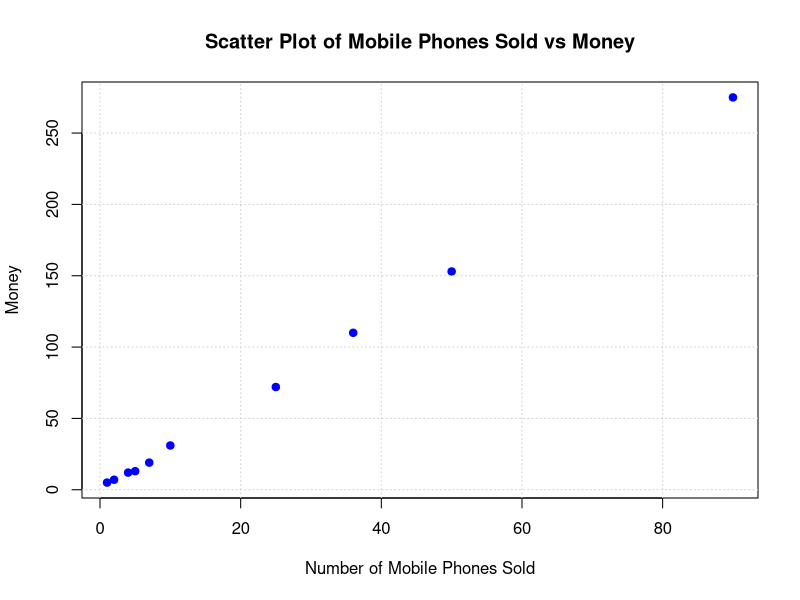

This figure's R source:

x <- c(4, 1, 5, 7, 10, 2, 50, 25, 90, 36)
y <- c(12, 5, 13, 19, 31, 7, 153, 72, 275, 110)
plot(x, y, main = "Scatter Plot of Mobile Phones Sold vs Money", 
     xlab= "Number of Mobile Phones Sold", ylab="Money",
     pch= 19, col = "blue")
grid()
